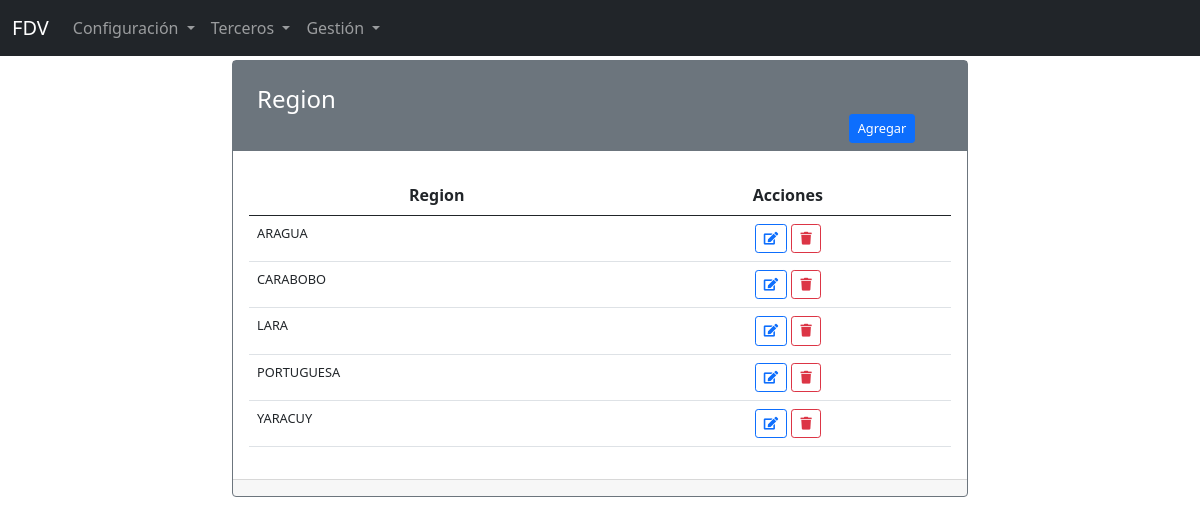
The app's page /base/region with its own data.
### apps/base/models.py (models this page shows, shortened)
class Region(models.Model):
    id = models.BigAutoField(primary_key=True)
    nombre = models.CharField(verbose_name="Región", max_length=50, null=False, blank=False)
    descripcion = models.TextField(verbose_name="Descripción")
    created_at = models.DateTimeField(auto_now=True)
    updated_at = models.DateTimeField(auto_now_add=True)
    class Meta:
        db_table = "regiones"
        verbose_name = "Región"
        verbose_name_plural = "Regiones"
        ordering = ["nombre"]

### apps/base/views.py (the view)
# urls.py: path('region', RegionIndex.as_view(), name='region-index'),
class RegionIndex(ListView):
    template_name = 'base/region/region_index.html'
    model = Region
    paginate_by = 7
    context_object_name = 'regiones'

### templates/base/region/region_index.html (shortened to what this page needs)
{% extends 'layouts/layout.html' %}
{% load static %}
{% block content %}
<div class="container">
    <div class="row">
        <div class="col-12 col-sm-12 col-md-8 offset-md-2">
          <div class="card border-secondary">
            <div class="card-title text-white bg-secondary">
              <h4 class="text-left m-4 mb-0">Region</h4>
              <div class="container">
              <div class="row">
                <div class="col-2 offset-10 mb-2">
                  <a class="btn btn-primary btn-sm fs-7" href="{% url 'base:region-create' %}">Agregar</a>
                </div>
              </div>
              </div>
          </div>
            <div class="card-body">
              <table class="table">
                  <thead>
                      <tr>
                          <th scope="col" class="text-center">Region</th>
                          <th scope="col" class="text-center">Acciones</th>
                      </tr>
                  </thead>
                  <tbody>
                      {% if regiones %}
                          {% for region in regiones %}
                          <tr>
                              <td class="fs-7">
                                  {{ region.nombre }}
                              </td>
                              <td class="text-center">
                                  <a class="btn btn-outline-primary btn-sm fs-7" href="{% url 'base:region-edit' region.id %}"><i class="fas fa-edit"></i></a>
                                  <a class="btn btn-outline-danger btn-sm confirmation fs-7"  onclick="" href="{% url 'base:region-delete' region.id %}"><i class="fas fa-trash"></i></a>
                              </td>
                          </tr>
                          {% endfor %}
                      {% endif %}
                  </tbody>
              </table>
            </div>
          <div class="card-footer">
          </div>
        </div>
</div>
{% endblock content %}

### static/css/fa-all.css (style rules this page uses)
.fa, .fas, .far, .fal, .fad, .fab { -moz-osx-font-smoothing: grayscale; -webkit-font-smoothing: antialiased; display: inline-block; font-style: normal; font-variant: normal; text-rendering: auto; line-height: 1; }
.fa-edit:before { content: "\f044"; }
.fa-trash:before { content: "\f1f8"; }

### static/css/app.css (style rules this page uses)
body { padding-top: 60px !important; }
.fs-7 { font-size: 0.8rem; }

### records on screen
Region: nombre "ARAGUA"
Region: nombre "CARABOBO"
Region: nombre "LARA"
Region: nombre "PORTUGUESA"
Region: nombre "YARACUY"
